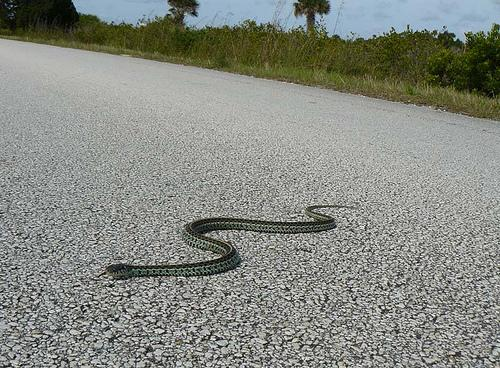
//> input picture bboxgenerator/sample_6.jpg, 500 x 368 px
$ ./dt_box sample_6.jpg 3 3 3 out.png   (built with g++ and OpenCV 4)
//> lines starting //> are read from the running program, lines starting //| are printed output that depends on the picture; after the words box and inside, x2 and y2 are one past the last pixel; in counts of white or black regions, pixels touching at a corner belong together
### bboxgenerator/dt.h
#ifndef DT_H
#define DT_H

#ifdef __cplusplus
extern "C" {
#endif

void dt(double *m, int rows, int cols);
void dt_binary(unsigned char *bimg, int rows, int cols, int step);
void dt_gray(unsigned char *gray, int rows, int cols, int step);

#ifdef __cplusplus
}
#endif

#endif

### bboxgenerator/dt.c
/**
 * Distance transform for binary image or gray-scale image.
 * @param
 * @return
 */

#include <stdlib.h>
#include <math.h>

#ifdef __cplusplus
extern "C" {
#endif

#define INF 1E20

#define SQUARE(q) ((q)*(q))
#define MAX(a,b) ((a) > (b) ? (a) : (b))
#define ROUND(t) ((int)((t) + 0.5))
#define BOUND_8U(t) ((t) < 0 ? 0 : (t) > 255 ? 255 : (t))

static void dt_row(const double *f, int n, double *d, double *z, int *v) {
        int k, q;

        v[0] = 0;
        z[0] = -INF;
        z[1] = +INF;

        k = 0;
        for (q = 1; q < n; ++q) {
                double s = ((f[q]+SQUARE(q))-(f[v[k]]+SQUARE(v[k])))/(double)(2*q-2*v[k]);
                while (s <= z[k]) {
                        k--;
                        s = ((f[q]+SQUARE(q))-(f[v[k]]+SQUARE(v[k])))/(double)(2*q-2*v[k]);
                }
                k++;
                v[k] = q;
                z[k] = s;
                z[k+1] = +INF;
        }

        k = 0;
        for (q = 0; q < n; ++q) {
                while (z[k+1] < q)
                        k++;
                d[q] = SQUARE(q-v[k]) + f[v[k]];
        }
}

void
dt(double *m, int rows, int cols) {
        const int n = MAX(rows, cols);
        double *f = (double *)malloc(sizeof(f[0]) * n);
        double *d = (double *)malloc(sizeof(d[0]) * n);
        double *z = (double *)malloc(sizeof(z[0]) * (n+ 1));
        int *v = (int *)malloc(sizeof(v[0]) * n);
        int x, y;

        for (x = 0; x < cols; ++x) {
                for (y = 0; y < rows; ++y) {
                        f[y] = m[y*cols + x];
                }
                dt_row(f, rows, d, z, v);
                for (y = 0; y < rows; ++y) {
                        m[y*cols + x] = d[y];
                }
        }

        for (y = 0; y < rows; ++y) {
                for (x = 0; x < cols; ++x) {
                        f[x] = m[y*cols + x];
                }
                dt_row(f, cols, d, z, v);
                for (x = 0; x < cols; ++x) {
                        m[y*cols + x] = d[x];
                }
        }

        free(f);
        free(d);
        free(z);
        free(v);
}

static void
min_max(const double *m, int sz, double *min, double *max) {
        double mi = m[0], ma = m[0];
        int i = 1;
        for (; i < sz; ++i) {
                if (m[i] > ma) {
                        ma = m[i];
                }
                else if (m[i] < mi) {
                        mi = m[i];
                }
        }
        *min = mi;
        *max = ma;
}

static void
double_to_image(const double *m, int rows, int cols, unsigned char *data, int step) {
        int i, j;
        double mi, ma, scale;
        min_max(m, rows * cols, &mi, &ma);

        if (mi == ma) {
                return ;
        }

        scale = 255.0 / (ma - mi);

        for (i = 0; i < rows; ++i) {
                for (j = 0; j < cols; ++j) {
                        const double s = m[i*cols + j] * scale;
                        const int t = ROUND(s);
                        data[i*step + j] = BOUND_8U(t);
                }
        }
}

static void
sqrt_m(double *m, int sz) {
        int i = 0;
        for (; i < sz; ++i) {
                m[i] = sqrt(m[i]);
        }
}

// [16 lines left out: function dt_gray, not called in this run]

void
dt_binary(unsigned char *bimg, int rows, int cols, int step) {
        double *m = (double *)malloc(sizeof(m[0]) * rows * cols);
        int i, j;
        for (i = 0; i < rows; ++i) {
                for (j = 0; j < cols; ++j) {
                        m[i*cols + j] = bimg[i*step + j] > 0 ? +INF : 0.0;
                }
        }

        dt(m, rows, cols);
        sqrt_m(m, rows*cols);
        double_to_image(m, rows, cols, bimg, step);
        free(m);
}


#ifdef __cplusplus
}
#endif

### bboxgenerator/dt_box.cpp
/*
----------------------------------------
Given an heatmap, given out the bbox.

0. Get the DT-ed images
1. detect all contour in the bboxes
2. merge based on some rules.
3. output the bbox
----------------------------------------
*/
#include <stdio.h>
#include "dt.h"
#include <vector>
#include <algorithm>
#include <opencv2/opencv.hpp>
#include <assert.h>

using namespace cv;
using std::vector;

#define SCALE_NUM 3

struct Data
{
        Data() : size(SCALE_NUM)
        {
                for (int i = 0; i < SCALE_NUM; ++i)
                {
                        images[i] = NULL;
                }
        }

        ~Data()
        {
                for (int i = 0; i < SCALE_NUM; ++i)
                {
                        if (images[i])
                        {
                                cvReleaseImage(&(images[i]));
                                images[i] = NULL;
                        }
                }
        }
        int size;
        IplImage *images[SCALE_NUM];
};


static int g_Ths[SCALE_NUM] = {30, 90, 150};

static Data *
fromDT(const IplImage *gray)
{
        Data *data = new Data;
        for (int i = 0; i < data->size; ++i)
        {
                data->images[i] = cvCreateImage(cvGetSize(gray), 8, 1);
                cvThreshold(gray, data->images[i], g_Ths[i], 255, CV_THRESH_BINARY);
                dt_binary((unsigned char*)data->images[i]->imageData, data->images[i]->height, data->images[i]->width, data->images[i]->widthStep);
                cvThreshold(data->images[i], data->images[i], 10, 255, CV_THRESH_BINARY);
        }
        return data;
}


static int
LIMIT(int v, int L, int R)
{
        return v < L ? L : (v > R ? R : v);
}

static vector<CvRect>
getBBox(struct Data *data)
{
        vector<CvRect> bboxes;
        const int W = data->images[0]->width;
        const int H = data->images[0]->height;

        for (int i = 0; i < data->size; ++i)
        {
                cv::Mat a = cv::cvarrToMat(data->images[i]);
                vector< vector<cv::Point> >contours;
                vector<cv::Vec4i> hie;
                cv::findContours(a, contours, hie, CV_RETR_CCOMP, CV_CHAIN_APPROX_SIMPLE);
                for (int j = 0; j < contours.size(); ++j)
                {
                        cv::Rect bb = cv::boundingRect( contours[j] );
                        CvRect cr;
                        cr.x = LIMIT(bb.x, 0, W-5);
                        cr.y = LIMIT(bb.y, 0, H-5);
                        cr.width = LIMIT(bb.width, 0, W - bb.x-5);
                        cr.height = LIMIT(bb.height, 0, H-bb.y-5);
                        //printf("%d, %d, %d, %d\n", W, H, cr.width, cr.height);
                        bboxes.push_back(cr);
                }
        }
        return bboxes;
}


/*
----------------------------------------
x_overlap = Math.max(0, Math.min(x12,x22) - Math.max(x11,x21));
y_overlap = Math.max(0, Math.min(y12,y22) - Math.max(y11,y21));
overlapArea = x_overlap * y_overlap;
----------------------------------------
*/
static bool
big_overlap(const CvRect &a, const CvRect &b)
{
        int t = (double)std::max(a.width * a.height, b.width * b.height) * 0.5;
        int x11, y11, x12, y12, x21, y21, x22, y22;
        x11 = a.x;
        y11 = a.y;
        x12 = a.x + a.width;
        y12 = a.y + a.height;
        x21 = b.x;
        y21 = b.y;
        x22 = b.x + b.width;
        y22 = b.y + b.height;
        int x_overlap = std::max(0, std::min(x12,x22) - std::max(x11,x21));
        int y_overlap = std::max(0, std::min(y12,y22) - std::max(y11,y21));
        int overlapArea = x_overlap * y_overlap;
        return overlapArea > t;
}

/*
----------------------------------------
1. Overlap > max(area(A), area(B)) * 0.5

0. rank BB
1. from big to small:

----------------------------------------
*/
static void
mergeBBox(vector<CvRect> &bboxes)
{
        for (int i = 0; i < bboxes.size(); ++i)
        {
                for (int j = i + 1; j < bboxes.size(); ++j)
                {
                        if (big_overlap(bboxes[i], bboxes[j]))
                        {
                                // remove small one
                                bboxes.erase(bboxes.begin() + j);
                        }
                }
        }
        return ;
}

static bool
my_cmp(const CvRect& a, const CvRect& b)
{
    return a.width * a.height > b.width * b.height;
}


static void
rankBBox(vector<CvRect> &bboxes)
{
        std::sort(bboxes.begin(), bboxes.end(), my_cmp);
}


static void
draw(const vector<CvRect> &rects, const char *iname)
{
        IplImage *img = cvLoadImage(iname, 1);
        const CvScalar color = cvScalar(0,0,255,0);

        for (int i = 0; i < rects.size(); ++i)
        {
                CvRect r = rects[i];
                cvRectangle(img, cvPoint(r.x, r.y), cvPoint(r.x + r.width, r.y + r.height), color, 3, 8, 0);
        }
        cvNamedWindow("draw", 1);
        cvShowImage("draw", img);
        cvWaitKey(0);
        cvReleaseImage(&img);
}


static void
output(const vector<CvRect> &rects, const char *filen)
{
        FILE *fp = fopen(filen, "w");
        assert(fp != NULL);
        for (int i = 0; i < rects.size(); ++i)
        {
                fprintf(fp, "%d %d %d %d ", rects[i].x, rects[i].y, rects[i].width, rects[i].height);
        }
        fclose(fp);
        return ;
}

static void
output(const vector<CvRect> &rects)
{
        for (int i = 0; i < rects.size(); ++i)
        {
                printf("%d %d %d %d ", rects[i].x, rects[i].y, rects[i].width, rects[i].height);
        }
        printf("\n");
}

int
main(int argc, char *argv[])
{
        if (argc != 5 && argc != 6)
        {
                puts(">>>./program image.jpg th0 th1 th2\nor");
                puts(">>>./program image.jpg th0 th1 th2 output.txt");
                return -1;
        }

        IplImage *gray = cvLoadImage(argv[1], 0);
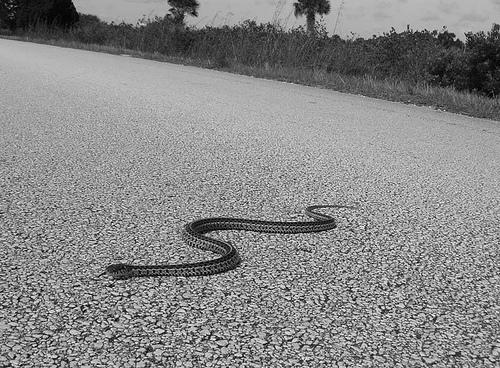
//> gray: 368 rows x 500 cols, CV_8UC1; min 0, max 255, mean 135.9
        if (!gray)
        {
                puts("Can not open image, dude!\n");
        }

        // set the thresholds
        {
                int t0, t1, t2;
                t0 = atoi(argv[2]);
//> t0 = 3
                t1 = atoi(argv[3]);
//> t1 = 3
                t2 = atoi(argv[4]);
//> t2 = 3
                if (0 < t0 && t0 < t1 && t1 < t2 && t2 < 255)
                {
                        g_Ths[0] = t0;
                        g_Ths[1] = t1;
                        g_Ths[2] = t2;
                }
        }


        Data *data = fromDT(gray);
        vector<CvRect> rects = getBBox(data);
//> in getBBox, `const int W = data->images[0]->width;`: W = 500
//> in getBBox, `const int H = data->images[0]->height;`: H = 368
//> the loop in getBBox, `for (int i = 0; i < data->size; ++i)` made 3 passes
//> pass 1, in getBBox, `cv::Mat a = cv::cvarrToMat(data->images[i]);`:
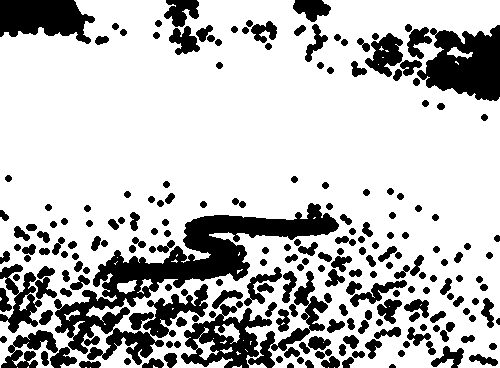
//> a: 368 rows x 500 cols, CV_8UC1; 75.1% white; 216 black regions, largest, box (x1, y1, x2, y2) and area: (54, 203, 339, 365) 12352, (417, 25, 500, 101) 4152, (0, 0, 95, 44) 2920
//> pass 2, in getBBox, `cv::Mat a = cv::cvarrToMat(data->images[i]);`:
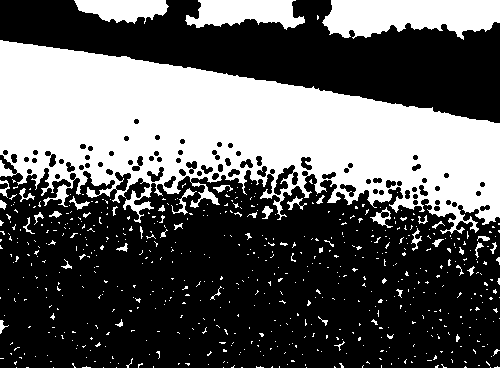
//> a: 368 rows x 500 cols, CV_8UC1; 36.7% white; 632 white regions (588 under 20 px), largest, box (x1, y1, x2, y2) and area: (0, 40, 500, 234) 54007, (322, 0, 500, 40) 5309, (185, 0, 305, 30) 2427
//> pass 3, in getBBox, `cv::Mat a = cv::cvarrToMat(data->images[i]);`:
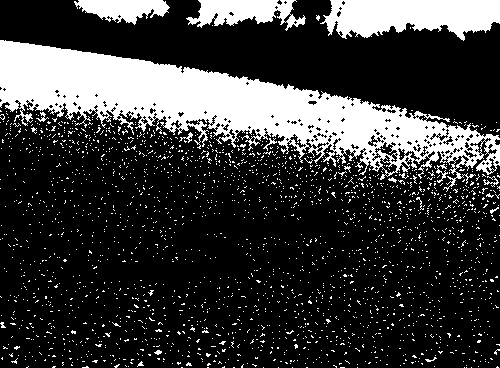
//> a: 368 rows x 500 cols, CV_8UC1; 22.4% white; 2218 white regions (2201 under 20 px), largest, box (x1, y1, x2, y2) and area: (0, 40, 500, 192) 26794, (320, 0, 500, 41) 5306, (186, 0, 306, 31) 2123
//> after the loop in getBBox, `for (int i = 0; i < data->size; ++i)`: bboxes = 3421 Rects (x, y, width, height), first 8: [334, 363, 1, -4], [328, 363, 1, -4], [90, 363, 1, -4], [85, 363, 2, -4], [17, 363, 1, -4], [27, 363, 2, -3], [232, 363, 10, -2], [153, 363, 5, -2]
//> rects has the same summary as bboxes in getBBox
        rankBBox(rects);
//> in rankBBox, `std::sort(bboxes.begin(), bboxes.end(), my_cmp);`: bboxes = 3421 Rects (x, y, width, height), first 8: [0, 0, 495, 363], [0, 40, 495, 194], [0, 40, 495, 152], [54, 202, 286, 153], [320, 0, 175, 41], [322, 0, 173, 40], [142, 283, 67, 56], [186, 0, 120, 31]
//> rects has the same summary as bboxes in rankBBox
        mergeBBox(rects);
//> after the loop in mergeBBox, `for (int i = 0; i < bboxes.size(); ++i)`: bboxes = 3333 Rects (x, y, width, height), first 8: [0, 0, 495, 363], [0, 40, 495, 152], [54, 202, 286, 153], [320, 0, 175, 41], [142, 283, 67, 56], [186, 0, 120, 31], [74, 0, 96, 25], [101, 327, 64, 36]
//> rects has the same summary as bboxes in mergeBBox


        //if (argc == 4)
        //        draw(rects, argv[3]);


        if (argc == 6)
                output(rects, argv[5]);
        else
                output(rects);

        delete data;
        cvReleaseImage(&gray);
        return 0;
}
